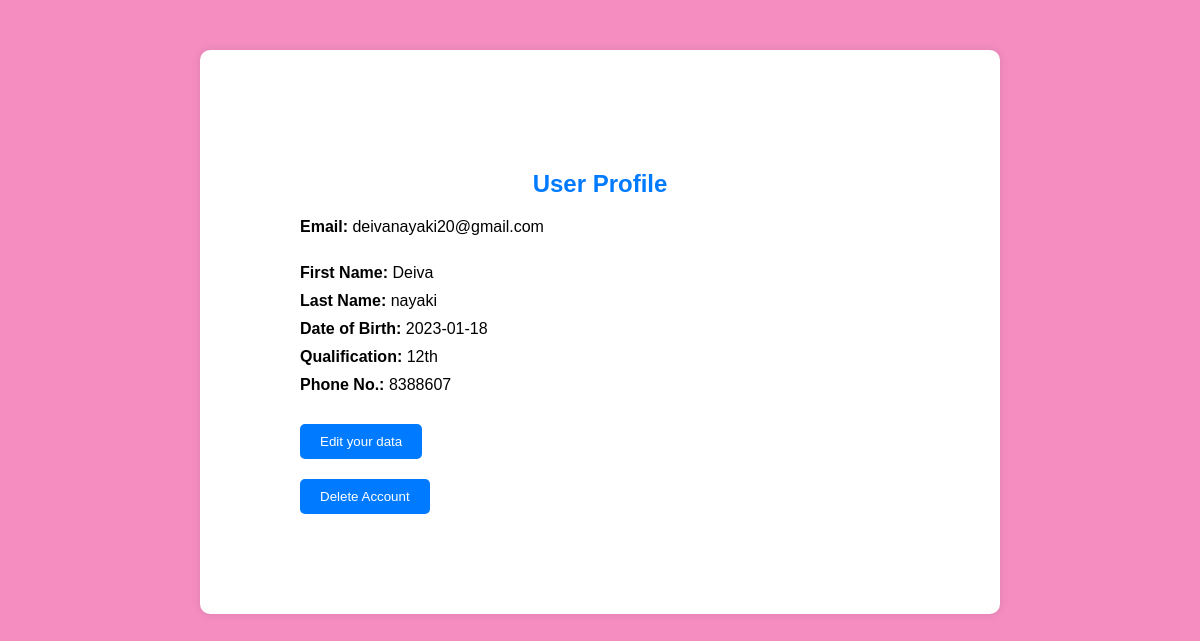
Screenshot of /profile.php (signed in) with the database file from the repository.
### tables this page shows
CREATE TABLE `student` (
  `Firstname` varchar(40) NOT NULL,
  `Lastname` varchar(40) NOT NULL,
  `DOB` date NOT NULL,
  `Qualification` varchar(40) NOT NULL,
  `Email` varchar(50) NOT NULL,
  `Phoneno` mediumint(9) NOT NULL,
  `Password` varchar(255) NOT NULL,
  `Points` double NOT NULL
);

### profile.php (the view, shortened to what this page needs)
<?php
include("db_connection.php");
$email = $_SESSION['email'];
$query = "SELECT * FROM student WHERE Email = '$email'";
$result = mysqli_query($conn, $query);
$row = mysqli_fetch_assoc($result);
?>
<!DOCTYPE html>
<html lang="en">
<head>
    <link rel="stylesheet" href="profilestyles.css">
</head>
<body>
    <div class="container">
        <h2>User Profile</h2>
        <label>Email:</label> <span id="email"><?php echo $row['Email']; ?></span><br>
        <button id="submitFirstName" style="display: none;">Submit</button><br>
        <form id="firstNameForm" method="post" action="profile.php">
        <label>First Name:</label>
        <span id="firstName"><?php echo $row['Firstname']; ?></span>
        <button id="submitFirstName" style="display: none;">Submit</button><br>
        </form>
        <form id="LastNameForm" method="post" action="profile.php">
        <label>Last Name:</label>
        <span id="lastName"><?php echo $row['Lastname']; ?></span>
        <button id="submitLastName" style="display: none;">Submit</button><br>
        </form>
        <form id="DOBForm" method="post" action="profile.php">
        <label>Date of Birth:</label>
        <span id="dob"><?php echo $row['DOB']; ?></span>
        <button id="submitDob" style="display: none;">Submit</button><br>
        </form>
        <form id="QualifyForm" method="post" action="profile.php">
        <label>Qualification:</label>
        <span id="qualification"><?php echo $row['Qualification']; ?></span>
        <button id="submitQualification" style="display: none;">Submit</button><br>
        </form>
        <form id="PhonenoForm" method="post" action="profile.php">
        <label>Phone No.:</label>
        <span id="phoneno"><?php echo $row['Phoneno']; ?></span>
        <button id="submitPhone" style="display: none;">Submit</button><br>
        </form>
        <button id="editButton">Edit your data</button>
        <form id="deleteForm" method="post">
            <button id=deleteButton type="submit" name="deleteAccount">Delete Account</button>
        </form>
    </div>
</body>
</html>

### profilestyles.css (style rules this page uses)
body { font-family: Arial, sans-serif; background-color:rgb(245, 141, 193); margin: 0; padding: 0; }
.container { background-color: #fff; width: 80%; max-width: 600px; margin: 50px auto; padding: 100px; border-radius: 10px; box-shadow: 0 0 10px rgba(0, 0, 0, 0.1); }
h2 { text-align: center; color: #007bff; }
label { font-weight: bold; }
span { display: inline-block; margin-bottom: 10px; }
button { background-color: #007bff; color: #fff; border: none; border-radius: 5px; padding: 10px 20px; margin-top: 20px; cursor: pointer; transition: background-color 0.3s; }

### rows the page displays
student: Email "deivanayaki20@gmail.com", Firstname "Deiva", Lastname "nayaki", DOB "2023-01-18", Qualification "12th", Phoneno "8388607"
